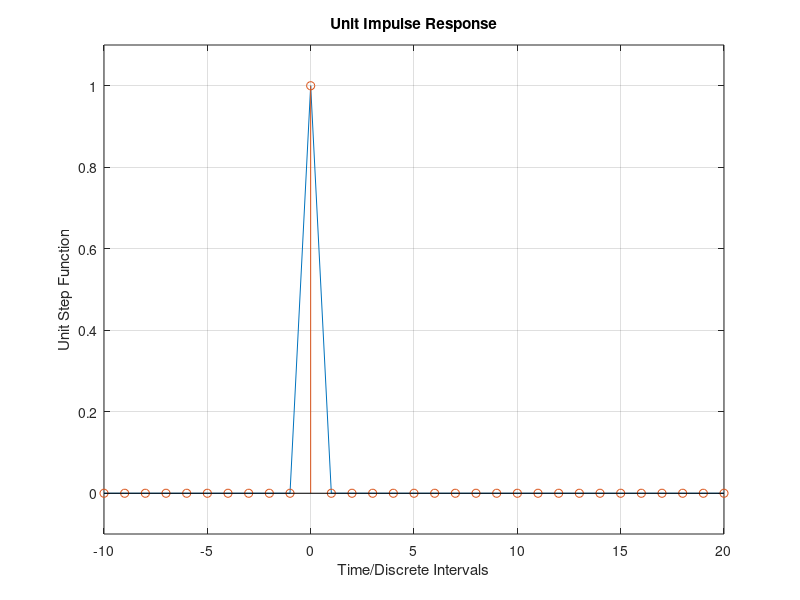

Reproduce this figure in MATLAB.
clc
clear all
close all

n = -10:20;
u = [zeros(1,10) 1 zeros(1, 20)];

figure(1)
plot(n, u);
hold on;
stem(n, u)
xlabel('Time/Discrete Intervals');
ylabel('Unit Step Function');
ylim([-0.1 1.1])
title('Unit Impulse Response')
grid on
